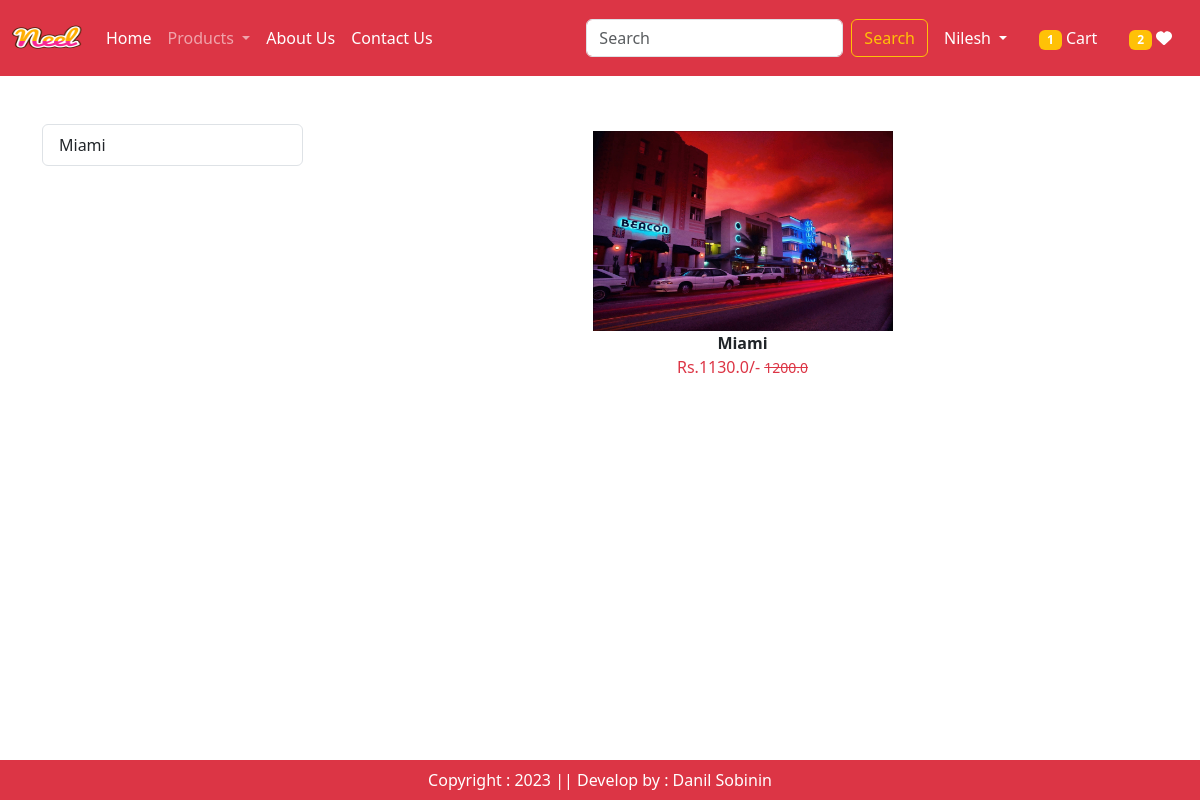
The app's page /category/MI (signed in) with its own data.
### app/models.py (models this page shows, shortened)
class Product(models.Model):
    title = models.CharField(max_length=100)
    selling_price = models.FloatField()
    discounted_price = models.FloatField()
    description = models.TextField()
    composition = models.TextField(default='')
    prodapp = models.TextField(default='')
    category = models.CharField(choices=CATEGORY_CHOICES, max_length=2)
    product_image = models.ImageField(upload_to='product')

### app/views.py (the view)
# urls.py: path('category/<slug:val>', views.CategoryView.as_view(), name='category'),
@method_decorator(login_required, name='dispatch')
class CategoryView(View):
    def get(self, request, val):
        product = Product.objects.filter(category=val)
        title = Product.objects.filter(category=val).values('title')
        totalitem = 0
        wishitem = 0
        if request.user.is_authenticated:
            totalitem = len(Cart.objects.filter(user=request.user))
            wishitem = len(Wishlist.objects.filter(user=request.user))
        return render(request, 'app/category.html', locals())

### app/templates/app/category.html (shortened to what this page needs)
{% extends 'app/base.html' %}
{% load static %}
{% block main-content %}
    <div class="container my-5">
        <div class="row">
            <div class="col-sm-3">
                <div class="list-group">
                    {% for val in title %}
                        <a href="{% url 'category-title' val.title %}" class="list-group-item list-group-item-action"
                           aria-current="true">
                            {{ val.title }}
                        </a>
                    {% endfor %}
                </div>
            </div>
            <div class="col-sm-9">
                <div class="row">
                    {% for prod in product %}
                        <div class="col text-center mb-4">
                            <a href="{% url 'product-detail' prod.id %}" class="btn">
                                <div>
                                    <img src="{{ prod.product_image.url }}" width="300px" height="200px"
                                         alt="Product_image"/>
                                    <div class="fw-bold"> {{ prod.title }} </div>
                                    <div class="fw.bold text-danger">
                                        Rs.{{ prod.discounted_price }}/-
                                        <small class="fw-light text-decoration-line-through">
                                            {{ prod.selling_price }}
                                        </small>
                                    </div>
                                </div>
                            </a>
                        </div>
                    {% endfor %}
                </div>
            </div>
        </div>
    </div>
{% endblock main-content %}

### records on screen
Product: product_image (picture), title "Miami", discounted_price "1130.0", selling_price "1200.0"

### other values on screen
{{ totalitem }} "1"
{{ wishitem }} "2"
{{ val.title }} "Miami"
